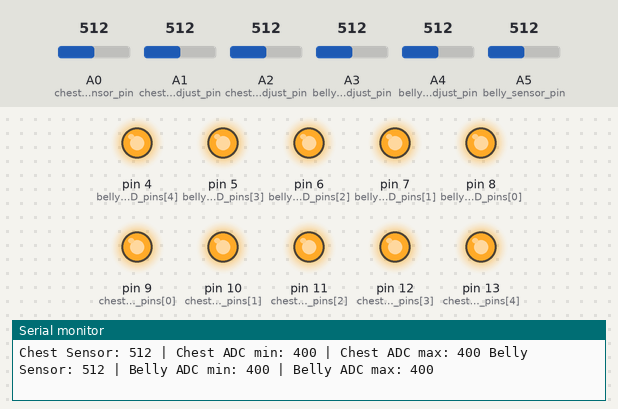
Bench run of a sketch on a simulated Arduino Uno, built with avr-gcc and run on an emulated ATmega328P. Shown: output pins drawn as LEDs (lit = HIGH), the last lines printed to the serial monitor. Inputs (shaded band) come from the test bench; at power-on: A0 (chest_sensor_pin) = 512, A5 (belly_sensor_pin) = 512, A1 (chest_min_adjust_pin) = 512, A2 (chest_max_adjust_pin) = 512, A3 (belly_min_adjust_pin) = 512, A4 (belly_max_adjust_pin) = 512.

Above: at 1.2 s.
1.3 s: A0 (chest_sensor_pin) set to 417
4.3 s: A0 (chest_sensor_pin) set to 383
At 5.0 s:
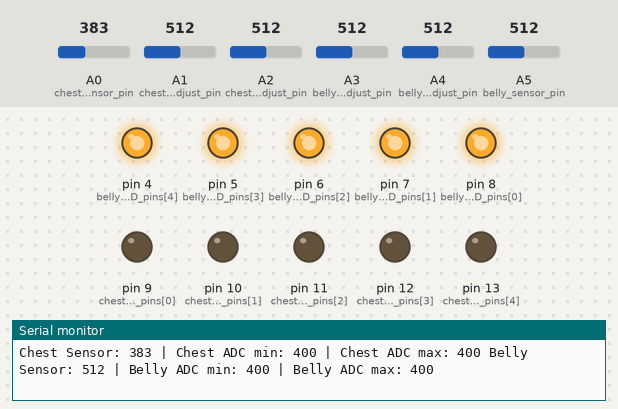
5.8 s: A5 (belly_sensor_pin) set to 407
8.8 s: A5 (belly_sensor_pin) set to 383
At 9.5 s:
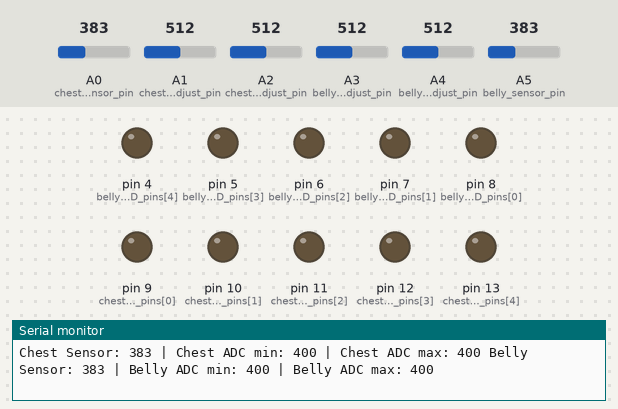
10.3 s: A1 (chest_min_adjust_pin) set to 491
13.3 s: A1 (chest_min_adjust_pin) set to 477
At 14.0 s:
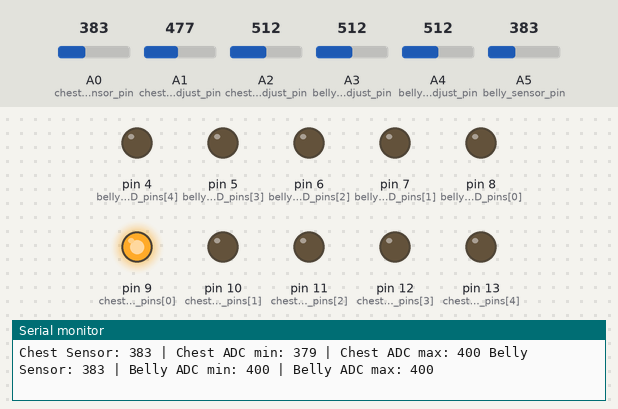
Timing chart, 0 to 15.8 s (numbered marks = the images above; inputs shaded):
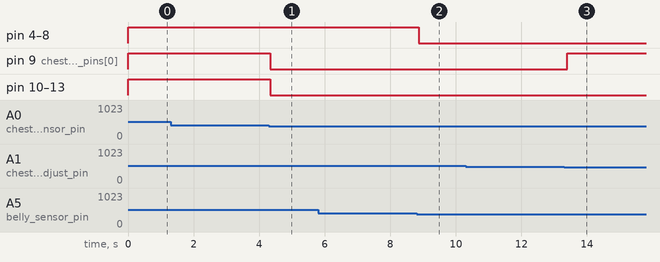

The sketch:

respiratory_band.ino
```cpp
// Define pins for LEDs - store these in arrays since there are a lot of them. They are constant and won't change.
// If you follow the breadboard diagram on the Science Buddies website, you do not need to change these.
const int num_LEDs = 5;  // number of LEDs for each sensor
const int chest_LED_pins[] = {9,10,11,12,13}; // chest sensor LED pins in the order you want them to light up
const int belly_LED_pins[] = {8,7,6,5,4};     // belly sensor LED pins in the order you want them to light up

// Define pins for sensors and potentiometers. If you follow the breadboard diagram on the
// Science Buddies website, you do not need to change these.
const int chest_sensor_pin = A0;
const int chest_min_adjust_pin = A1;
const int chest_max_adjust_pin = A2;
const int belly_min_adjust_pin = A3;
const int belly_max_adjust_pin = A4;
const int belly_sensor_pin = A5;

// Define variables for sensor and potentiometer readings.
int chest_min_adjust_reading;
int chest_max_adjust_reading;
int chest_sensor_reading;
int belly_min_adjust_reading;
int belly_max_adjust_reading;
int belly_sensor_reading;

// Declare variables for the min and max analog-to-digital converter (ADC) values that can be adjusted
// using the potentiometers. This lets you calibrate the sensor and make adjustments.
int chest_ADC_min;
int chest_ADC_max;
int belly_ADC_min;
int belly_ADC_max;

// Declare variables to calculate the thresholds at which to turn on
// each LED for each sensor.
int chest_delta;
int belly_delta;
int chest_thresholds[5];
int belly_thresholds[5];

// variables for use with serial plotter
int i = 0;
const int N = 50;
int plot1[N];
int plot2[N];
int plot3[N];
int plot4[N];

void setup() {  // code that only runs once
  // Set LED pins as outputs. Use a for loop since there are a lot of pins.
  for(int pin=0; pin<num_LEDs; pin++){
    pinMode(chest_LED_pins[pin],OUTPUT);
    pinMode(belly_LED_pins[pin],OUTPUT);
  }

  // Initialize serial communication for debugging. Comment this out if it is not needed.
  // (Serial communication is slow and can slow your program down.)
  Serial.begin(9600);
}

void loop() {  // code that loops forever
  // Read all analog pins.
  chest_min_adjust_reading = analogRead(chest_min_adjust_pin);
  chest_max_adjust_reading = analogRead(chest_max_adjust_pin);
  chest_sensor_reading = analogRead(chest_sensor_pin);
  belly_min_adjust_reading = analogRead(belly_min_adjust_pin);
  belly_max_adjust_reading = analogRead(belly_max_adjust_pin);
  belly_sensor_reading = analogRead(belly_sensor_pin);

   /*Adjust minimum and maximum range for each sensor based
   on the potentiometer readings. By default, the readings
   remain unchanged as a value between 0-1023. This gives you
   very coarse adjustments. To get finer adjustments, change
   the final two numbers in each map function. For example,
   if you know your chest sensor reading tends to go between
   about 300 (relaxed) and 500 (stretched), you could change the first two
   lines of code to:
       chest_ADC_min = map(chest_min_adjust_reading,0,1023,200,400);
       chest_ADC_max = map(chest_max_adjust_reading,0,1023,400,600);
    This will allow you to make finer adjustments in the range of
    200-400 for the min and 400-600 for the max.
   */

   chest_ADC_min = map(chest_min_adjust_reading,0,1023,100,700);
   chest_ADC_max = map(chest_max_adjust_reading,0,1023,100,700);
   belly_ADC_min = map(belly_min_adjust_reading,0,1023,100,700);
   belly_ADC_max = map(belly_max_adjust_reading,0,1023,100,700);

   // Note: you could also add error checking here, to make
   // sure the minimum never exceeds the maximum. As written now,
   // the code will allow that.

  /*
   Calculate thresholds for turning LEDs on - evenly spaced
   between min and max ADC values for each sensor, based on
   the number of LEDs.
   For example, if your minimum ADC value is 400 and
   the maximum value is 1000, then:
   the first LED should light up when the ADC value exceeds 500
   the second LED should light up when the ADC value exceeds 600
   the third LED should light up when the ADC value exceeds 700
   the fourth LED should light up when the ADC value exceeds 800
   the fifth LED should light up when the ADC value exceeds 900
  */

  chest_delta = (chest_ADC_max - chest_ADC_min)/(num_LEDs+1);
  chest_thresholds[0] = chest_ADC_min+chest_delta;
  for(int i=1; i<num_LEDs; i++){
    chest_thresholds[i] = chest_thresholds[i-1] + chest_delta;
  }
  belly_delta = (belly_ADC_max - belly_ADC_min)/(num_LEDs+1);
  belly_thresholds[0] = belly_ADC_min + belly_delta;
  for(int i=1; i<num_LEDs; i++){
    belly_thresholds[i] = belly_thresholds[i-1] + belly_delta;
  }

  // Compare sensor readings to the thresholds and turn on
  // the appropriate LEDs for each sensor.
  for(int i=0; i<num_LEDs; i++){
    if(chest_sensor_reading > chest_thresholds[i]){
      digitalWrite(chest_LED_pins[i],HIGH);
    }
    else{
      digitalWrite(chest_LED_pins[i],LOW);
    }
    if(belly_sensor_reading > belly_thresholds[i]){
      digitalWrite(belly_LED_pins[i],HIGH);
    }
    else{
      digitalWrite(belly_LED_pins[i],LOW);
    }

  }

  // Print variables to serial monitor for debugging.
  // Comment this section out if not in use.

  Serial.print("Chest Sensor: ");
  Serial.print(chest_sensor_reading);
  Serial.print(" | Chest ADC min: ");
  Serial.print(chest_ADC_min);
  Serial.print(" | Chest ADC max: ");
  Serial.print(chest_ADC_max);
  Serial.print(" Belly Sensor: ");
  Serial.print(belly_sensor_reading);
  Serial.print(" | Belly ADC min: ");
  Serial.print(belly_ADC_min);
  Serial.print(" | Belly ADC max: ");
  Serial.println(belly_ADC_max);

  }
```

Measured:
- the behaviour switches between 401 and 400 on A0 (chest_sensor_pin) (found by bisection; images 0 and 1)
- the behaviour switches between 401 and 400 on A5 (belly_sensor_pin) (found by bisection; images 1 and 2)
- the behaviour switches between 478 and 477 on A1 (chest_min_adjust_pin) (found by bisection; images 2 and 3)
- after the input at 4.3 s, pin 9 (chest_LED_pins[0]), pin 10 (chest_LED_pins[1]), pin 11 (chest_LED_pins[2]), pin 12 (chest_LED_pins[3]), pin 13 (chest_LED_pins[4]): HIGH → LOW at once
- after the input at 8.8 s, pin 4 (belly_LED_pins[4]), pin 5 (belly_LED_pins[3]), pin 6 (belly_LED_pins[2]), pin 7 (belly_LED_pins[1]), pin 8 (belly_LED_pins[0]): HIGH → LOW after 0.07 s
- after the input at 13.3 s, pin 9 (chest_LED_pins[0]): LOW → HIGH after 0.10 s
